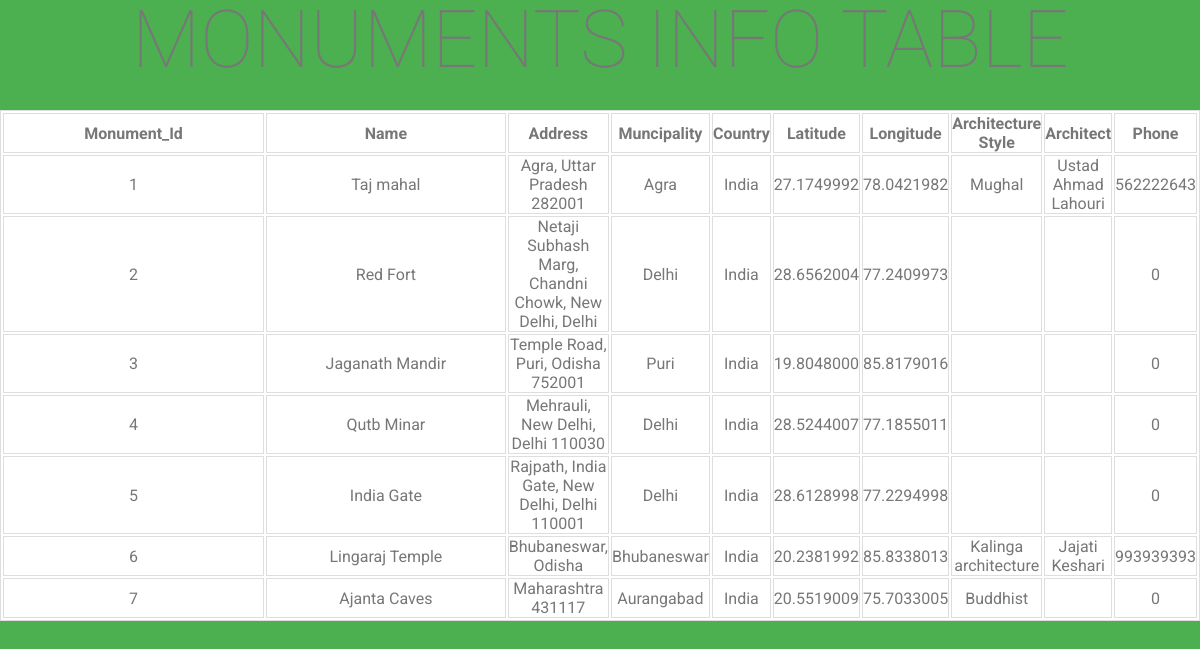
Screenshot of /display.php with the database file from the repository.
### tables this page shows
CREATE TABLE `monuments_general` (
  `M_id` int(2) NOT NULL,
  `Name` varchar(45) NOT NULL,
  `Address` varchar(100) NOT NULL,
  `Muncipality` varchar(45) NOT NULL,
  `Country` varchar(45) NOT NULL,
  `Latitude` float(11,7) NOT NULL,
  `Longitude` float(11,7) NOT NULL,
  `img_url` varchar(50000) DEFAULT NULL,
  `arch_style` varchar(45) NOT NULL,
  `Architect` varchar(45) NOT NULL,
  `Phone` int(10) NOT NULL,
  `Description` longtext NOT NULL
);

### display.php (the view)
<html>
<head>
<link rel="stylesheet" type="text/css" href="table.css">
<link rel="stylesheet" type="text/css" href="form.css">
</head>
<body>
  <h2 class="aa_h2">Monuments Info Table</h2>
  <br />
  <table style="width:100%">
    <thead>
      <tr>
        <th>Monument_Id</th>
        <th>Name</th>
        <th>Address</th>
        <th>Muncipality</th>
        <th>Country</th>
        <th>Latitude</th>
        <th>Longitude</th>
        <th>Architecture Style</th>
        <th>Architect</th>
        <th>Phone</th>
      </tr>
    </thead>
    <tbody>
      <?php
        include "connect.php";
        $sql="Select * from monuments_general";
        $result=mysqli_query($conn,$sql);
        while($found=mysqli_fetch_array($result,MYSQLI_ASSOC))
        {
          ?>
          <tr>
            <td><?php echo $found['M_id']; ?></td>
            <td><?php echo $found['Name']; ?></td>
            <td><?php echo $found['Address']; ?></td>
            <td><?php echo $found['Muncipality']; ?></td>
            <td><?php echo $found['Country']; ?></td>
            <td><?php echo $found['Latitude']; ?></td>
            <td><?php echo $found['Longitude']; ?></td>
            <td><?php echo $found['arch_style']; ?></td>
            <td><?php echo $found['Architect']; ?></td>
            <td><?php echo $found['Phone']; ?></td>
          </tr>
          <?php
        }
      ?>
    </tbody>
</body>
</html>

### table.css (style rules this page uses)
body { display: table; width: 100%; background: #dedede; text-align: center; }
* { -webkit-box-sizing: border-box; -moz-box-sizing: border-box; box-sizing: border-box; }
.aa_h2 { font:100 5rem/1 Roboto; text-transform: uppercase; }
table { background: #fff; }
table,thead,tbody,tfoot,tr, td,th { text-align: center; margin: auto; border:1px solid #dedede; width: 50%; }

### form.css (style rules this page uses)
* { margin: 0; padding: 0; box-sizing: border-box; -webkit-box-sizing: border-box; -moz-box-sizing: border-box; -webkit-font-smoothing: antialiased; -moz-font-smoothing: antialiased; -o-font-smoothing: antialiased; font-smoothing: antialiased; text-rendering: optimizeLegibility; }
body { font-family: "Roboto", Helvetica, Arial, sans-serif; font-weight: 100; font-size: 12px; line-height: 30px; color: #777; background: #4CAF50; }

### rows the page displays
monuments_general: M_id "1", Name "Taj mahal", Address "Agra, Uttar Pradesh 282001", Muncipality "Agra", Country "India", Latitude "27.1749992", Longitude "78.0421982", arch_style "Mughal", Architect "Ustad Ahmad Lahouri", Phone "562222643"
monuments_general: M_id "2", Name "Red Fort", Address "Netaji Subhash Marg, Chandni Chowk, New Delhi, Delhi", Muncipality "Delhi", Country "India", Latitude "28.6562004", Longitude "77.2409973", Phone "0"
monuments_general: M_id "3", Name "Jaganath Mandir", Address "Temple Road, Puri, Odisha 752001", Muncipality "Puri", Country "India", Latitude "19.8048000", Longitude "85.8179016", Phone "0"
monuments_general: M_id "4", Name "Qutb Minar", Address "Mehrauli, New Delhi, Delhi 110030", Muncipality "Delhi", Country "India", Latitude "28.5244007", Longitude "77.1855011", Phone "0"
monuments_general: M_id "5", Name "India Gate", Address "Rajpath, India Gate, New Delhi, Delhi 110001", Muncipality "Delhi", Country "India", Latitude "28.6128998", Longitude "77.2294998", Phone "0"
monuments_general: M_id "6", Name "Lingaraj Temple", Address "Bhubaneswar, Odisha", Muncipality "Bhubaneswar", Country "India", Latitude "20.2381992", Longitude "85.8338013", arch_style "Kalinga architecture", Architect "Jajati Keshari", Phone "993939393"
monuments_general: M_id "7", Name "Ajanta Caves", Address "Maharashtra 431117", Muncipality "Aurangabad", Country "India", Latitude "20.5519009", Longitude "75.7033005", arch_style "Buddhist", Phone "0"
